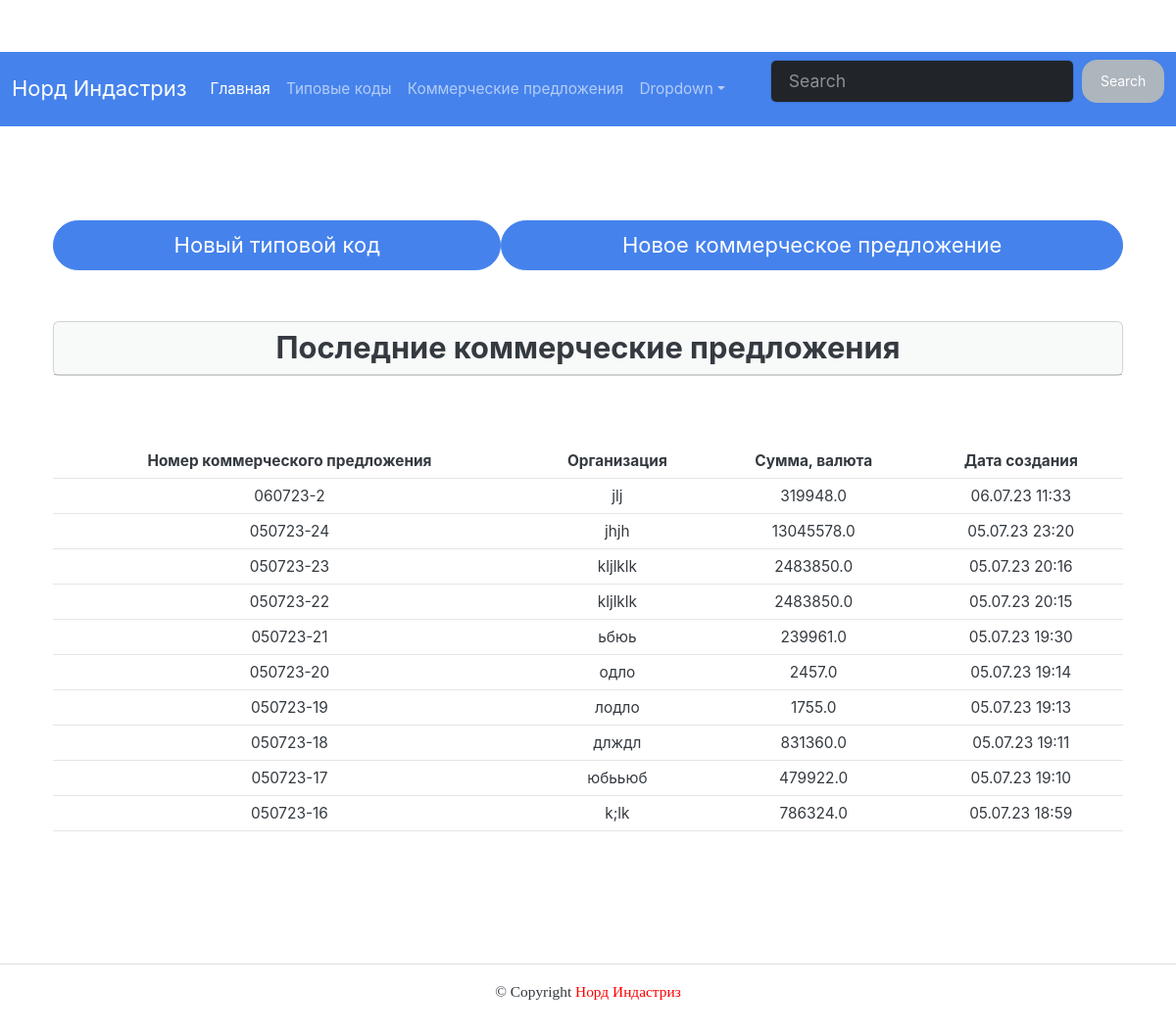
Before: / with the older database file.
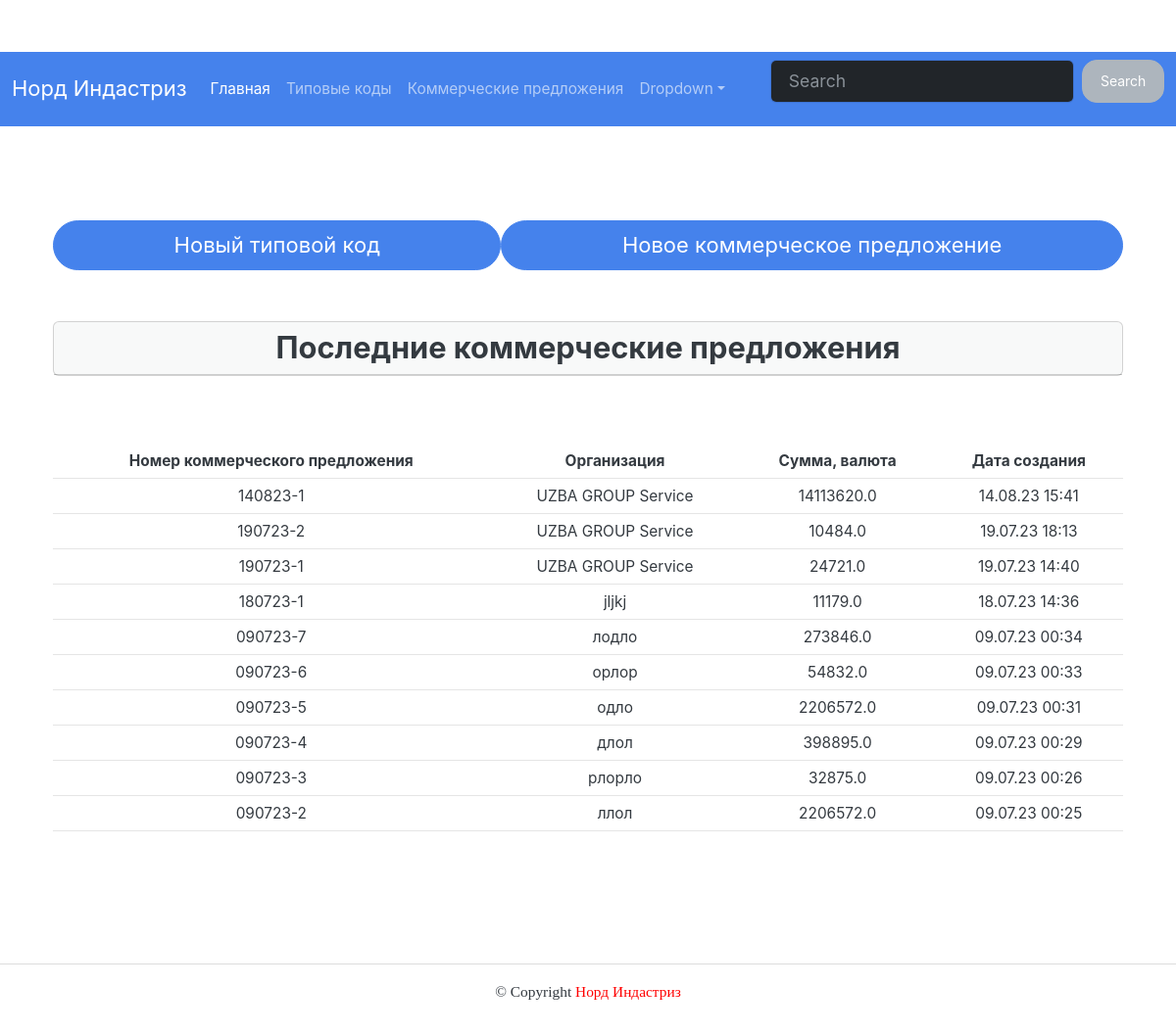
After: the same page with the newer database file.
### comcodes/models.py (models this page shows, shortened)
class Proposal(models.Model):
    typecodes = models.ManyToManyField(
        TypeCode,
        through='TypeCodeInProposal',
        verbose_name='Типовой код',
        related_name='typecodes'
    )
    amount = models.FloatField(
        verbose_name='Сумма КП, валюта',
        default=0
    )
    prop_id = models.TextField(
        verbose_name='Номер коммерческого предложения',
        unique=True
    )
    company = models.CharField(
        max_length=500,
        verbose_name='Название организации',
        default=None
    )
    person = models.TextField(
        verbose_name='Контактное лицо',
        default=None
    )
    supply_per = models.TextField(
        verbose_name='Срок поставки',
        default=None
    )
    payment = models.TextField(
        verbose_name='Условия оплаты',
        default=None
    )
    publication_date = models.DateTimeField(
        'Дата создания',
        auto_now=True,
    )

### comcodes/views.py (the view)
# urls.py: path('', views.index, name='index'),
def index(request):
    title = 'Норд Индастриз - внутренний портал'
    proposals = Proposal.objects.all().order_by('-id')[:10]
    paginator = Paginator(proposals, QTY1)
    page_number = request.GET.get('page')
    page_obj = paginator.get_page(page_number)
    context = {
        'page_obj': page_obj,
        'title': title,
        'proposals': proposals,
    }
    return render(request, 'comcodes/index.html', context)

### templates/comcodes/index.html
{% extends 'base.html' %}
{% load static %}
{% block content %}
      <div class="container py-5">
        <div class="d-flex justify-content-between">
          <a class="btn btn-primary btn-lg flex-fill" href="{% url 'comcodes:new_code' %}" style="text-decoration: none; color: white;">
              Новый типовой код
          </a>
          <a class="btn btn-primary btn-lg flex-fill" href="{% url 'comcodes:new_proposal' %}" style="text-decoration: none; color: white;">
              Новое коммерческое предложение
          </a>
        </div>
        <br></br>
        <div class="card mb-3">
          <h3 class="card-header" style="text-align:center;">Последние коммерческие предложения{{ proposal.prop_id }}</h3>
        </div>
        <br></br>
        {% if proposals %}
        <table class="table table-hover">
          <thead>
            <tr>
              <th class="text-center" scope="col">Номер коммерческого предложения</th>
              <th class="text-center" scope="col">Организация</th>
              <th class="text-center" scope="col">Сумма, валюта</th>
              <th class="text-center" scope="col">Дата создания</th>
            </tr>
          </thead>
          <tbody>
            {% for proposal in proposals %}
            <tr>
              <td class="text-center">{{ proposal.prop_id }}</td>
              <td class="text-center">{{ proposal.company }}</td>
              <td class="text-center">{{ proposal.amount }}</td>
              <td class="text-center">{{ proposal.publication_date|date:"d.m.y H:i" }}</td>
            </tr>
            {% endfor %}
          </tbody>
        </table>
        {% else %}
        <p>Нет коммерческих предложений</p>
        {% endif %}
{% endblock %}

Changed rows visible on the page:
no longer on this page (row unchanged): Proposal: prop_id "060723-2", company "jlj", amount "319948.0", publication_date "06.07.23 11:33"
no longer on this page (row unchanged): Proposal: prop_id "050723-24", company "jhjh", amount "13045578.0", publication_date "05.07.23 23:20"
no longer on this page (row unchanged): Proposal: prop_id "050723-23", company "kljlklk", amount "2483850.0", publication_date "05.07.23 20:16"
no longer on this page (row unchanged): Proposal: prop_id "050723-22", company "kljlklk", amount "2483850.0", publication_date "05.07.23 20:15"
no longer on this page (row unchanged): Proposal: prop_id "050723-21", company "ьбюь", amount "239961.0", publication_date "05.07.23 19:30"
no longer on this page (row unchanged): Proposal: prop_id "050723-20", company "одло", amount "2457.0", publication_date "05.07.23 19:14"
no longer on this page (row unchanged): Proposal: prop_id "050723-19", company "лодло", amount "1755.0", publication_date "05.07.23 19:13"
no longer on this page (row unchanged): Proposal: prop_id "050723-18", company "длждл", amount "831360.0", publication_date "05.07.23 19:11"
no longer on this page (row unchanged): Proposal: prop_id "050723-17", company "юбььюб", amount "479922.0", publication_date "05.07.23 19:10"
no longer on this page (row unchanged): Proposal: prop_id "050723-16", company "k;lk", amount "786324.0", publication_date "05.07.23 18:59"
added Proposal: prop_id "140823-1", company "UZBA GROUP Service", amount "14113620.0", publication_date "14.08.23 15:41"
added Proposal: prop_id "190723-2", company "UZBA GROUP Service", amount "10484.0", publication_date "19.07.23 18:13"
added Proposal: prop_id "190723-1", company "UZBA GROUP Service", amount "24721.0", publication_date "19.07.23 14:40"
added Proposal: prop_id "180723-1", company "jljkj", amount "11179.0", publication_date "18.07.23 14:36"
added Proposal: prop_id "090723-7", company "лодло", amount "273846.0", publication_date "09.07.23 00:34"
added Proposal: prop_id "090723-6", company "орлор", amount "54832.0", publication_date "09.07.23 00:33"
added Proposal: prop_id "090723-5", company "одло", amount "2206572.0", publication_date "09.07.23 00:31"
added Proposal: prop_id "090723-4", company "длол", amount "398895.0", publication_date "09.07.23 00:29"
added Proposal: prop_id "090723-3", company "рлорло", amount "32875.0", publication_date "09.07.23 00:26"
added Proposal: prop_id "090723-2", company "ллол", amount "2206572.0", publication_date "09.07.23 00:25"
